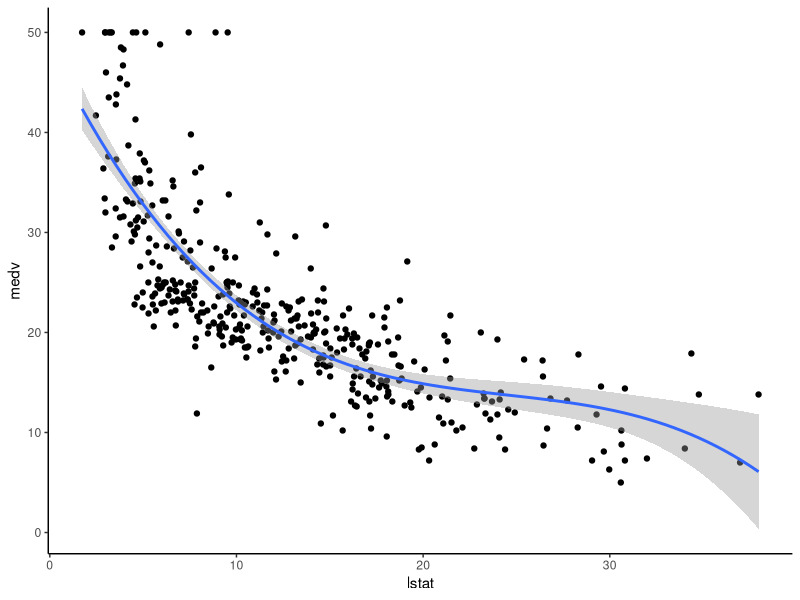
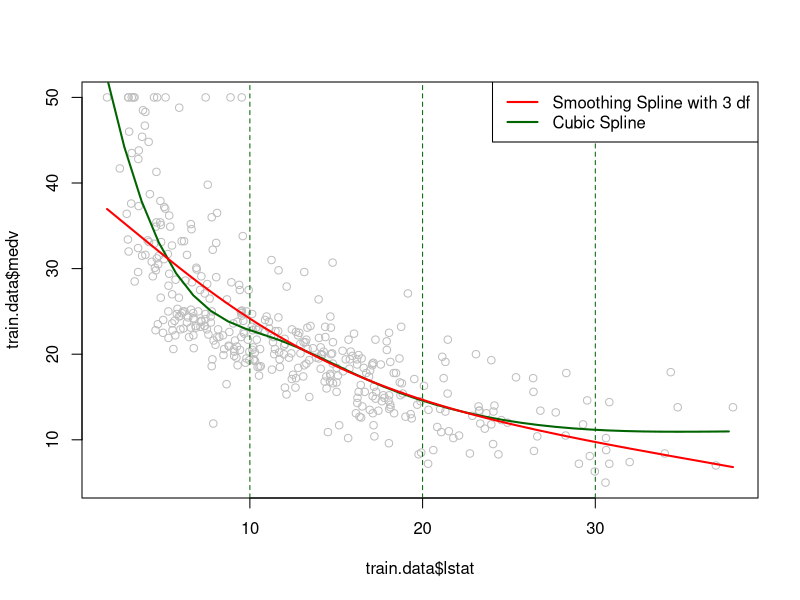
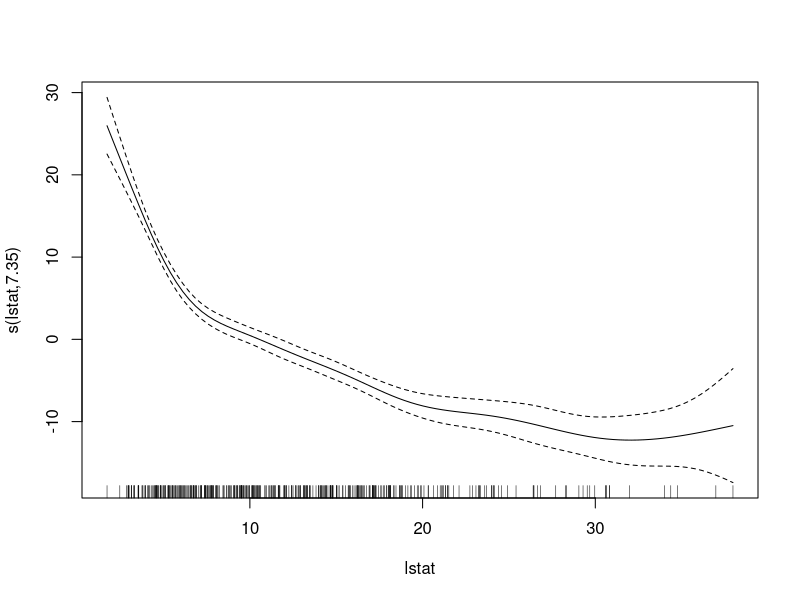
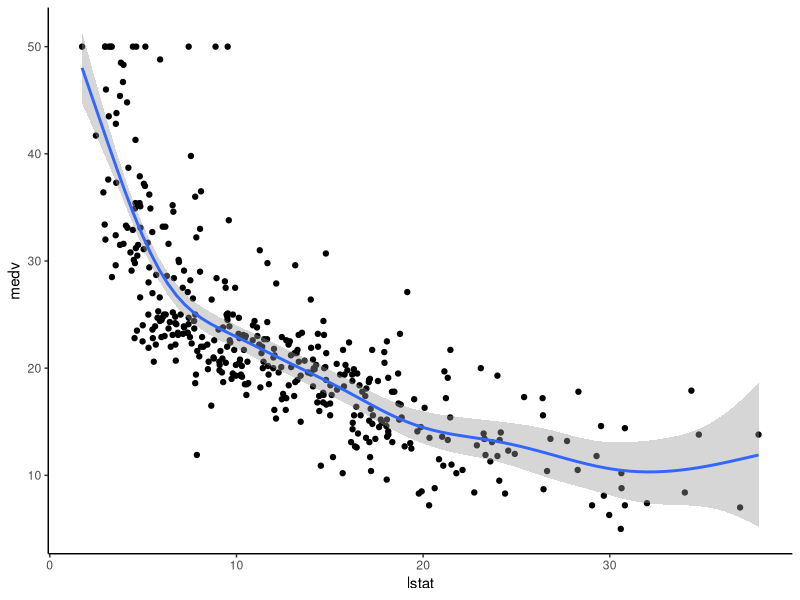
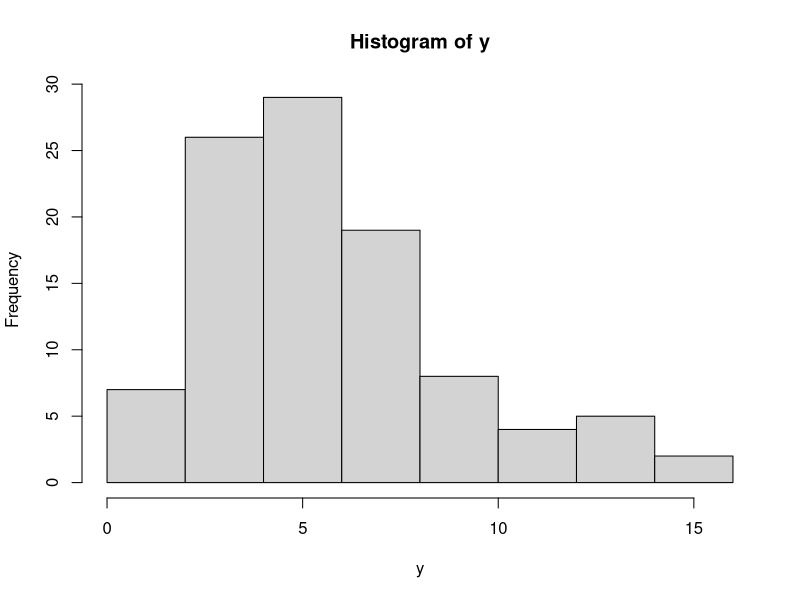
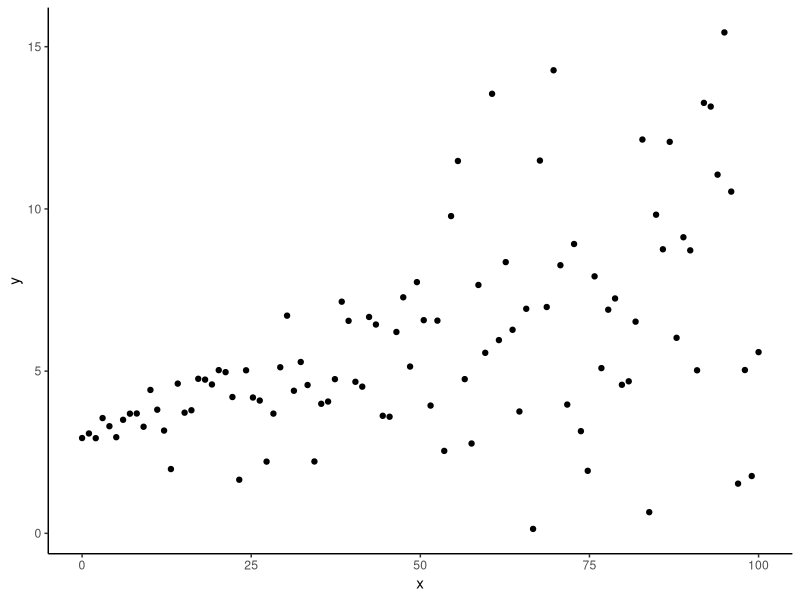
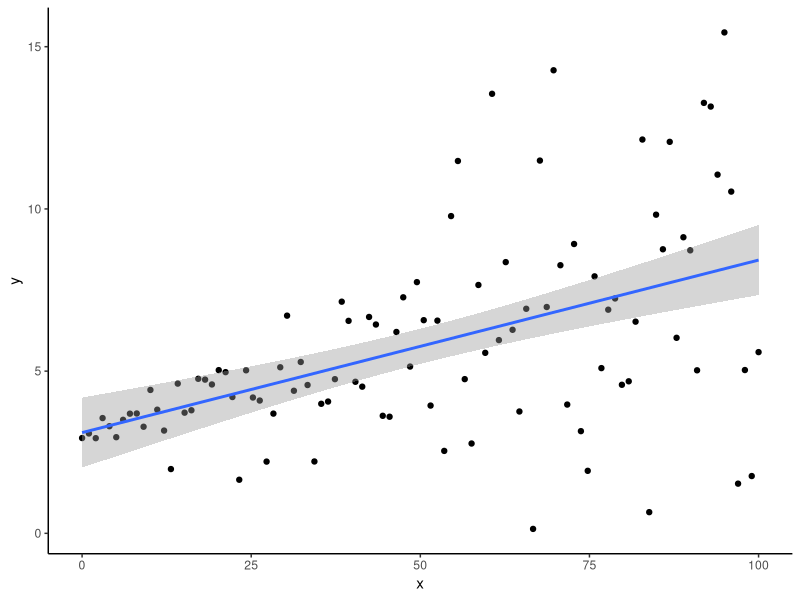
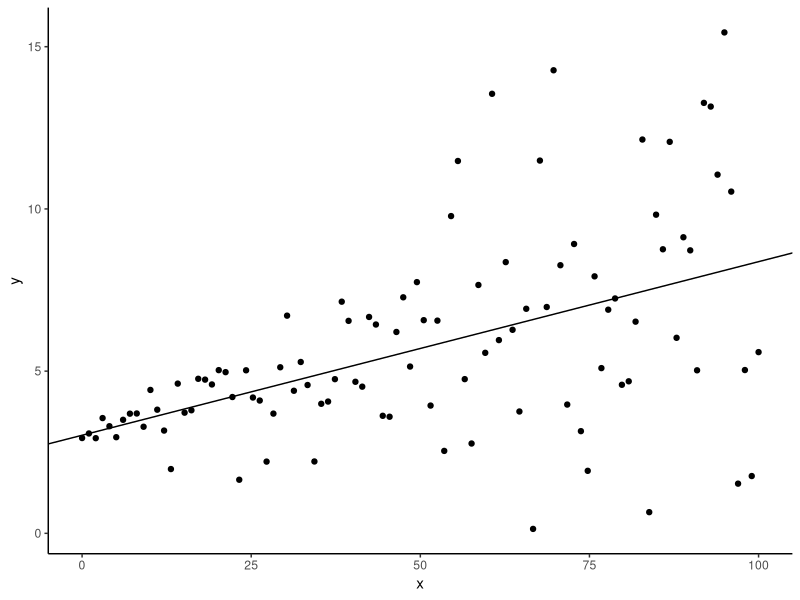

Write the R code that produced these figures, in order.
## ---- chunk 1

library(tidyverse)
library(caret)
theme_set(theme_classic())

# Load the data
data("Boston", package = "MASS")
# Split the data into training and test set
set.seed(123)
training.samples <- Boston$medv %>%
  createDataPartition(p = 0.8, list = FALSE)
train.data  <- Boston[training.samples, ]
test.data <- Boston[-training.samples, ]

knots <- quantile(train.data$lstat, p = c(0.25, 0.5, 0.75)) # we use 3 knots at 25,50,and 75 quantile.

library(splines)
# Build the model
knots <- quantile(train.data$lstat, p = c(0.25, 0.5, 0.75))
model <- lm (medv ~ bs(lstat, knots = knots), data = train.data)
# Make predictions
predictions <- model %>% predict(test.data)
# Model performance
data.frame(
  RMSE = RMSE(predictions, test.data$medv),
  R2 = R2(predictions, test.data$medv)
)

ggplot(train.data, aes(lstat, medv) ) +
  geom_point() +
  stat_smooth(method = lm, formula = y ~ splines::bs(x, df = 3))


attach(train.data)
#fitting smoothing splines using smooth.spline(X,Y,df=...)

fit1<-smooth.spline(train.data$lstat,train.data$medv,df=3 ) # 3 degrees of freedom
#Plotting both cubic and Smoothing Splines 
plot(train.data$lstat,train.data$medv,col="grey")
lstat.grid = seq(from = range(lstat)[1], to = range(lstat)[2])
points(lstat.grid,predict(model,newdata = list(lstat=lstat.grid)),col="darkgreen",lwd=2,type="l")
#adding cutpoints
abline(v=c(10,20,30),lty=2,col="darkgreen")
lines(fit1,col="red",lwd=2)

legend("topright",c("Smoothing Spline with 3 df","Cubic Spline"),col=c("red","darkgreen"),lwd=2)

## ---- chunk 2
library(mgcv)
# Build the model
model <- gam(medv ~ s(lstat), data = train.data)
plot(model)
# Make predictions
# predictions <- model %>% predict(test.data)
# Model performance
data.frame(
  RMSE = RMSE(predictions, test.data$medv),
  R2 = R2(predictions, test.data$medv)
)

ggplot(train.data, aes(lstat, medv) ) +
  geom_point() +
  stat_smooth(method = gam, formula = y ~ s(x))
detach(train.data)
## ---- chunk 3
# generate data with non-constant variance

x <- seq(0,100,length.out = 100)        # independent variable
sig <- 0.1 + 0.05*x                     # non-constant variance
b_0 <- 3                                # true intercept
b_1 <- 0.05                             # true slope
set.seed(1)                             # reproducibility
e <- rnorm(100,mean = 0, sd = sig)      # normal random error with non-constant variance
y <- b_0 + b_1*x + e                    # dependent variable
dat <- data.frame(x,y)
hist(y)
library(ggplot2)
ggplot(dat, aes(x,y)) + geom_point()
ggplot(dat, aes(x,y)) + geom_point() + geom_smooth(method="lm")
## ---- chunk 4
library(quantreg)
qr <- rq(y ~ x, data=dat, tau = 0.5) # tau: quantile of interest. Here we have it at 50th percentile.
summary(qr)
## ---- chunk 5
ggplot(dat, aes(x,y)) + geom_point() + 
  geom_abline(intercept=coef(qr)[1], slope=coef(qr)[2])
## ---- chunk 6
qs <- 1:9/10
qr1 <- rq(y ~ x, data=dat, tau = qs)
#check for its coefficients
coef(qr1)

# plot
ggplot(dat, aes(x,y)) + geom_point() + geom_quantile(quantiles = qs)
## ---- chunk 7
plot(summary(qr1), parm="x")
## ---- chunk 8
# generate data with constant variance

x <- seq(0, 100, length.out = 100)    # independent variable
b_0 <- 3                              # true intercept
b_1 <- 0.05                           # true slope
set.seed(1)                           # reproducibility
e <- rnorm(100, mean = 0, sd = 1)     # normal random error with constant variance
y <- b_0 + b_1 * x + e                # dependent variable
dat2 <- data.frame(x, y)
qr2 = rq(y ~ x, data = dat2, tau = qs)
plot(summary(qr2), parm = "x")
